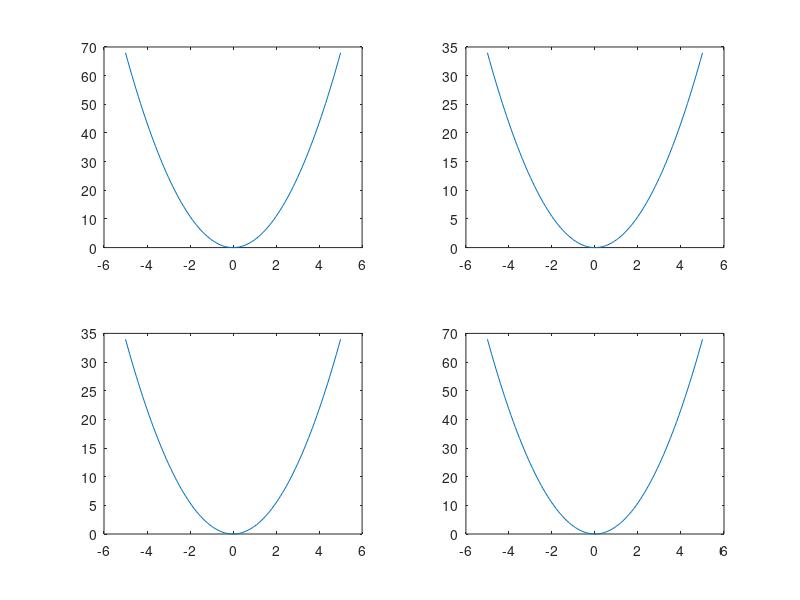

Reproduce this figure in MATLAB.
t=-5:0.1:5;
x1=t.^2.*exp(1.^(3.*t));
subplot(2,2,1)
plot(t,x1)
x2= t.^2.*exp(1.^(3.*t))+(-t.^2.*exp(1.^(3.*(-t))))/2;
subplot(2,2,2) 
plot(t,x2)
x3= t.^2.*exp(1.^(3.*t))-((-t).^2.*exp(1.^(3.*(-t))))/2;
subplot(2,2,3)
plot(t,x3)
x4=x2+x3;
subplot(2,2,4)
plot(t,x4)
